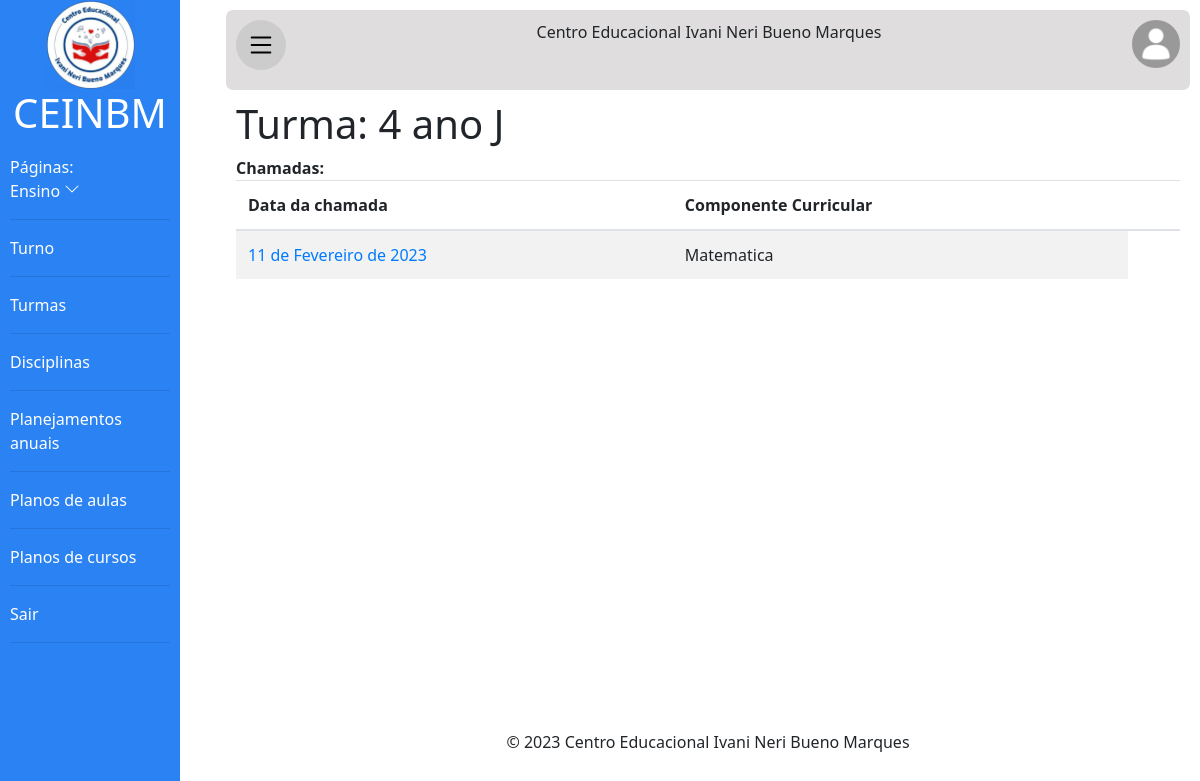
Screenshot of /ceinbm/turmas_chamadas/2/ (signed in) with the database file from the repository.
### principal/models.py (models this page shows, shortened)
class Turma(models.Model):
    nome = models.CharField(max_length=50, verbose_name='Nome da Turma')
    turno = models.ForeignKey(
        Turno, on_delete=models.SET_NULL,null=True, related_name='turmas')

class Chamada(models.Model):
    turma = models.ForeignKey(
        Turma, on_delete=models.CASCADE, related_name='chamadas')
    disciplina = models.ForeignKey(
        Disciplina, on_delete=models.CASCADE, related_name='chamadas')
    data_da_chamada = models.DateField(
        auto_now_add=True, verbose_name='Data da chamada')

class Disciplina(models.Model):
    nome = models.CharField(max_length=100, verbose_name='Nome da Disciplina')
    carga_horaria = models.IntegerField(
        null=True, verbose_name='Carga Horária em horas')

### principal/views.py (the view)
# urls.py: path('turmas_chamadas/<int:id_turma>/',views.mostrar_chamadas,name='mostrar_chamadas'),
@login_required(login_url='login')
@has_permission_decorator(permission_name='ver_chamadas')
def mostrar_chamadas(request,id_turma):
    turma=get_object_or_404(Turma,pk=id_turma)
    chamadas=Chamada.objects.filter(turma=turma).order_by('data_da_chamada')
    return render(request,'turma/chamadas.html',{'chamadas':chamadas,'turma':turma})

### principal/templates/turma/chamadas.html (shortened to what this page needs)
{% extends 'baseoficial.html' %}
{% load static %}
{% load bootstrap4 %}
{% block section %}
<h1>Turma: {{turma.nome}}</h1>
<div>
    <div>
        <div>
            <strong>Chamadas:</strong>
            <table class="table table-striped">
                <thead>
                    <tr>
                        <th>Data da chamada</th>
                        <th>Componente Curricular<th>
                    </tr>
                </thead>
                <tbody>
                    {% for chamada in chamadas %}
                    <tr>
                        <td><a href="{% url 'detalhes_chamada' chamada.id %}">{{chamada.data_da_chamada}}</a></td>
                        <td>{{chamada.disciplina.nome}}</td>
                    </tr>
                    {% endfor %}
                </tbody>
            </table>
        </div>
    </div>
    <br>
    {% endblock %}

### templates/static/css/principal.css (style rules this page uses)
* { margin: 0; padding: 0; font-family: 'Segoe UI', Tahoma, Geneva, Verdana, sans-serif; }
body { background-color: rgb(240, 240, 240); min-width: 300px; }

### rows the page displays
Turma: nome "4 ano J"
Chamada: data_da_chamada "11 de Fevereiro de 2023", disciplina.nome "Matematica"
